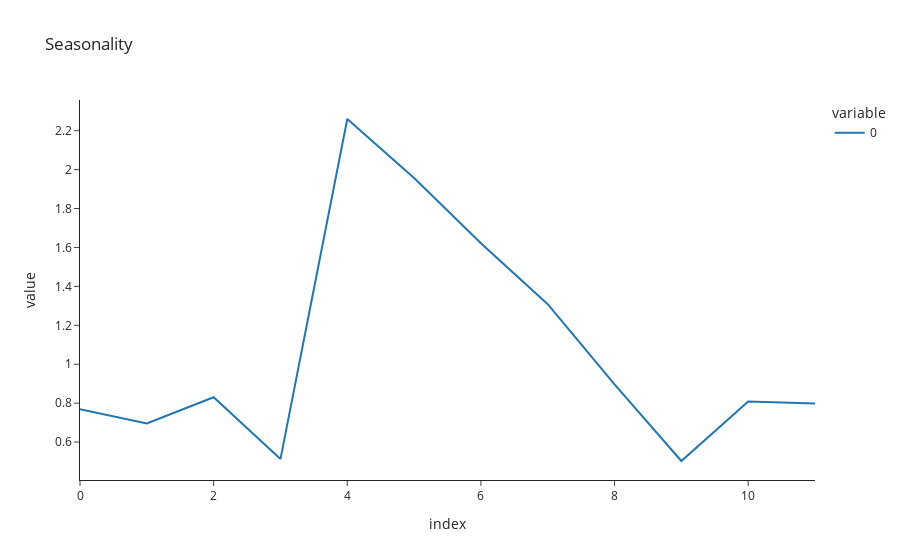

The cell this chart's notebook holds for it:
### Markdown cell above
# Promo Calendar Optimization

We have 12 months, which months should we promote and what price should we sell at?

### Code cell
import numpy as np
import plotly.express as px
import pandas as pd
import matplotlib.pyplot as plt

# Constants
elasticity = -1.5
baseline_price = 10
# baseline_price = 11.46
cost = 4
baseline_sales = 20
month_nums = range(12)

# Simulate Seasonality 
np.random.seed(99)

# Seasonality factors
seasonality = [np.random.uniform(1.25, 2.5) if m >= 4 and m <= 7 else
               np.random.uniform(0.5, 0.9) for m in month_nums]

px.line(seasonality, title='Seasonality', template='simple_white')

### Figure 1 — Plotly figure (JSON) as saved in the notebook; plotly's stock layout.template omitted (floating-point values rounded to 4 significant figures)
{"data": [{"hovertemplate": "variable=0<br>index=%{x}<br>value=%{y}<extra></extra>", "legendgroup": "0", "line": {"color": "#1F77B4", "dash": "solid"}, "marker": {"symbol": "circle"}, "mode": "lines", "name": "0", "orientation": "v", "showlegend": true, "type": "scatter", "x": [0, 1, 2, 3, 4, 5, 6, 7, 8, 9, 10, 11], "xaxis": "x", "y": [0.7689, 0.6952, 0.8302, 0.5126, 2.26, 1.957, 1.622, 1.308, 0.8963, 0.5027, 0.8079, 0.7987], "yaxis": "y"}], "layout": {"legend": {"title": {"text": "variable"}, "tracegroupgap": 0}, "title": {"text": "Seasonality"}, "xaxis": {"anchor": "y", "domain": [0, 1], "title": {"text": "index"}}, "yaxis": {"anchor": "x", "domain": [0, 1], "title": {"text": "value"}}}}
